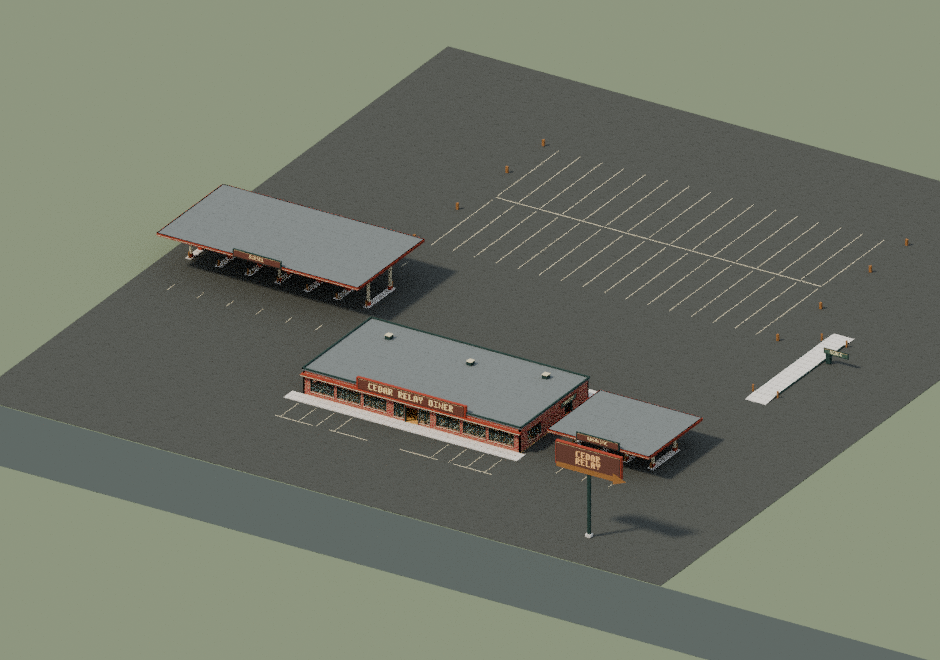
#> input picture prototypes/truck-stop/renders/1960-day.png, 940 x 660 px; its folder holds only this picture in this run
$ python package_review.py
#> lines starting #> are read from the running program, lines starting #| are printed output that depends on the picture
"""Package two era rows of actual model renders on one contact sheet."""
from pathlib import Path
from PIL import Image, ImageDraw, ImageFont, ImageOps

ROOT=Path(__file__).resolve().parent
STATES=(("1960","1960–1989 · Cedar Relay"),("1990","1990 onward · Relay Travel Center"))
VIEWS=(("day","Day"),("night","Night"),("rear","Rear lot"),("above","Above"),
       ("eye","Entrance"),("diesel","Diesel lanes"),("pole","Road pylon"),("interior","Diner and booths"),
       ("service","Era service bay"),("yard_night","Yard at night"))
w,h=376,292
columns=5
rows_per_era=(len(VIEWS)+columns-1)//columns
era_height=34+rows_per_era*h
sheet=Image.new("RGB",(columns*w+28,len(STATES)*era_height+80),"#293b39")
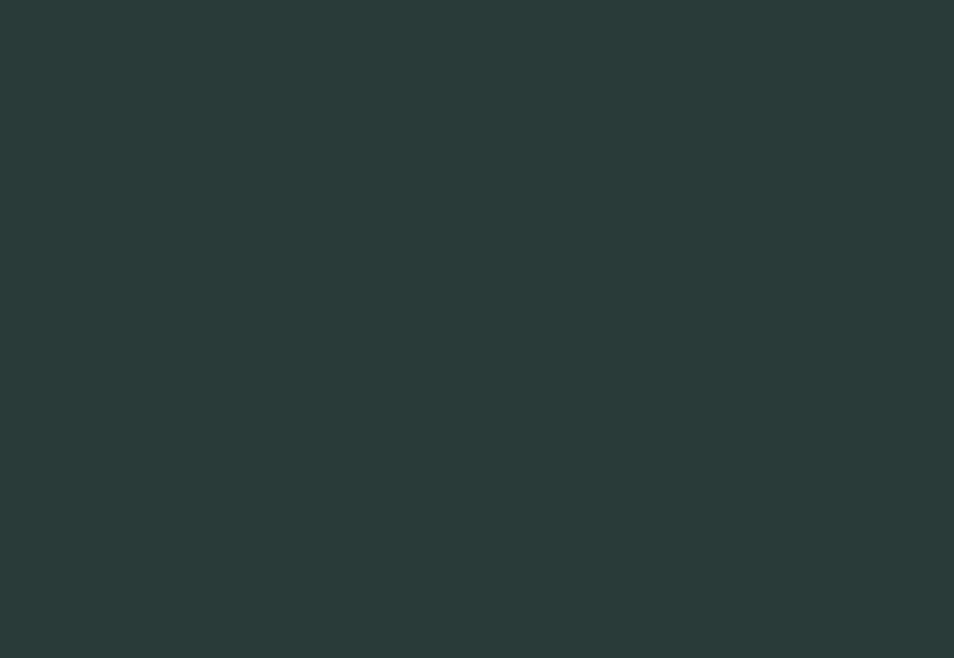
#> sheet: PIL image 1908x1316 RGB (shown at 1/2 size); mean R, G, B 41, 59, 57
draw=ImageDraw.Draw(sheet)
title=ImageFont.truetype("DejaVuSans-Bold.ttf",38)
caption=ImageFont.truetype("DejaVuSans.ttf",20)
draw.text((18,13),"Cedar Relay Truck Stop · Blender Cycles",font=title,fill="#f1e4c8")
for row,(year,label) in enumerate(STATES):
    y=67+row*era_height
    draw.text((17,y),label,font=caption,fill="#f1e4c8")
    for index,(view,name) in enumerate(VIEWS):
        x=14+(index%columns)*w
        tile_y=y+(index//columns)*h
        with Image.open(ROOT/"renders"/f"{year}-{view}.png") as source:
#> source is the input picture: PIL image 940x660 RGBA; mean R, G, B, A 113.9, 118.1, 105.8, 255
            photo=ImageOps.contain(source.convert("RGB"),(w-10,235))
        sheet.paste(photo,(x+(w-photo.width)//2,tile_y+25))
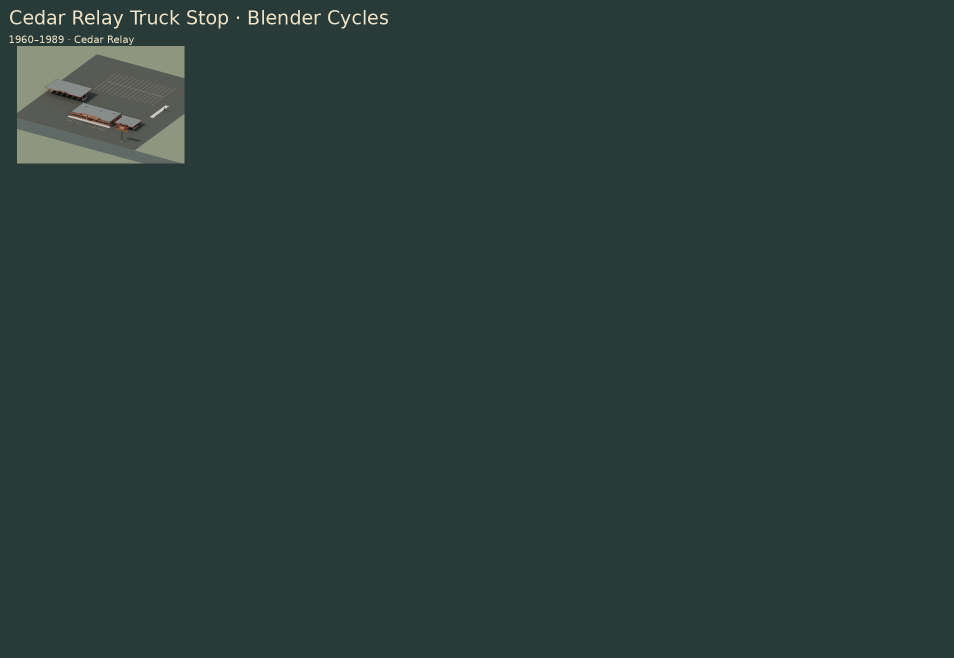
#> sheet: PIL image 1908x1316 RGB (shown at 1/2 size); mean R, G, B 43.8, 61.3, 58.9
#> (the run stopped early here; a loop or call above may not have finished)
